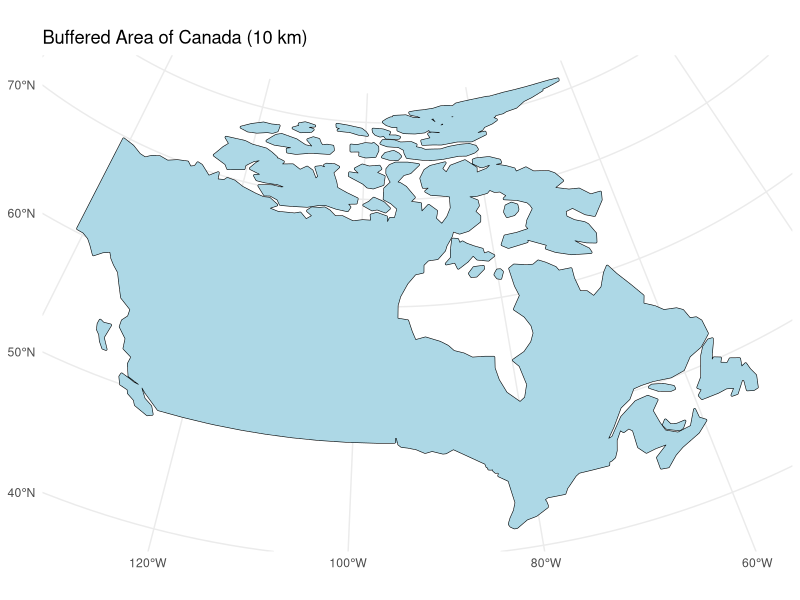
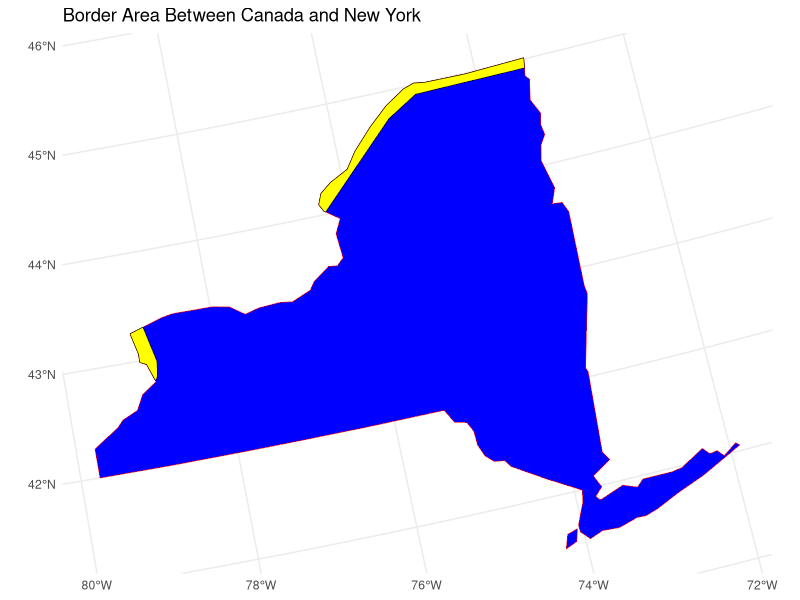

Write the R code that produced these figures, in order.
# Case  Study 5 
  # Eleanor M. Byrne 

# Step 1 
  # download the libraries/packages 
#install.packages("spData")
#install.packages("sf")
#install.packages("tidyverse")
# install.packages("units")

library(spData)
library(sf)
library(tidyverse)
library(units)
  # download the data 
data(world) # this is the data from the spData package 
  # load the lad 
data(us_states)

# Step 2
albers="+proj=aea +lat_1=29.5 +lat_2=45.5 +lat_0=37.5 +lon_0=-96 +x_0=0 +y_0=0 +ellps=GRS80 +datum=NAD83 +units=m +no_defs"
  # transform to the albers equal area projection 
  # # Transform world dataset to Albers Equal Area projection
world_albers <- st_transform(world, crs = albers)
  # Canada
  # Filter the world dataset to include only Canada
canada <- world_albers %>% 
  filter(name_long == "Canada") # filter the world dataset for Canada 
  # Set to 10km (10000m)
# Buffer Canada by 10 km (10000 meters)
canada_buffer <- st_buffer(canada, dist = 10000)
  # plot using ggplot 
ggplot() +
  geom_sf(data = canada_buffer, fill = "lightblue", color = "black") +
  ggtitle("Buffered Area of Canada (10 km)") +
  theme_minimal()

# Step 3
  # Create one for New York 
# transform us_states dataset to the same Albers projection
us_states_albers <- st_transform(us_states, crs = albers)

  # filter for NY
new_york <- us_states_albers %>% 
  filter(NAME == "New York") # New York and use the us_states_albers 
  # Create border object by intersecting Canada buffer with New York

border <- st_intersection(canada_buffer, new_york)

# Step 4
  # Plot using ggplot and geom_sf()
# Plot the border area using ggplot2
# Step 8: Plot the border area using ggplot and geom_sf()
ggplot() +
  geom_sf(data = new_york, fill = 'blue', color = "red") +  # New York outline
  geom_sf(data = border, fill = "yellow", color = "black") +  # Intersection area
  ggtitle("Border Area Between Canada and New York") +
  theme_minimal()

# Step 5
  # Calculate the area of the intersected polygon
area_sq_m <- st_area(border) # Area in square meters
  # Convert to km^2
area_sq_km <- set_units(area_sq_m, km^2)
  # Print the area in square kilometers
print(area_sq_km)
